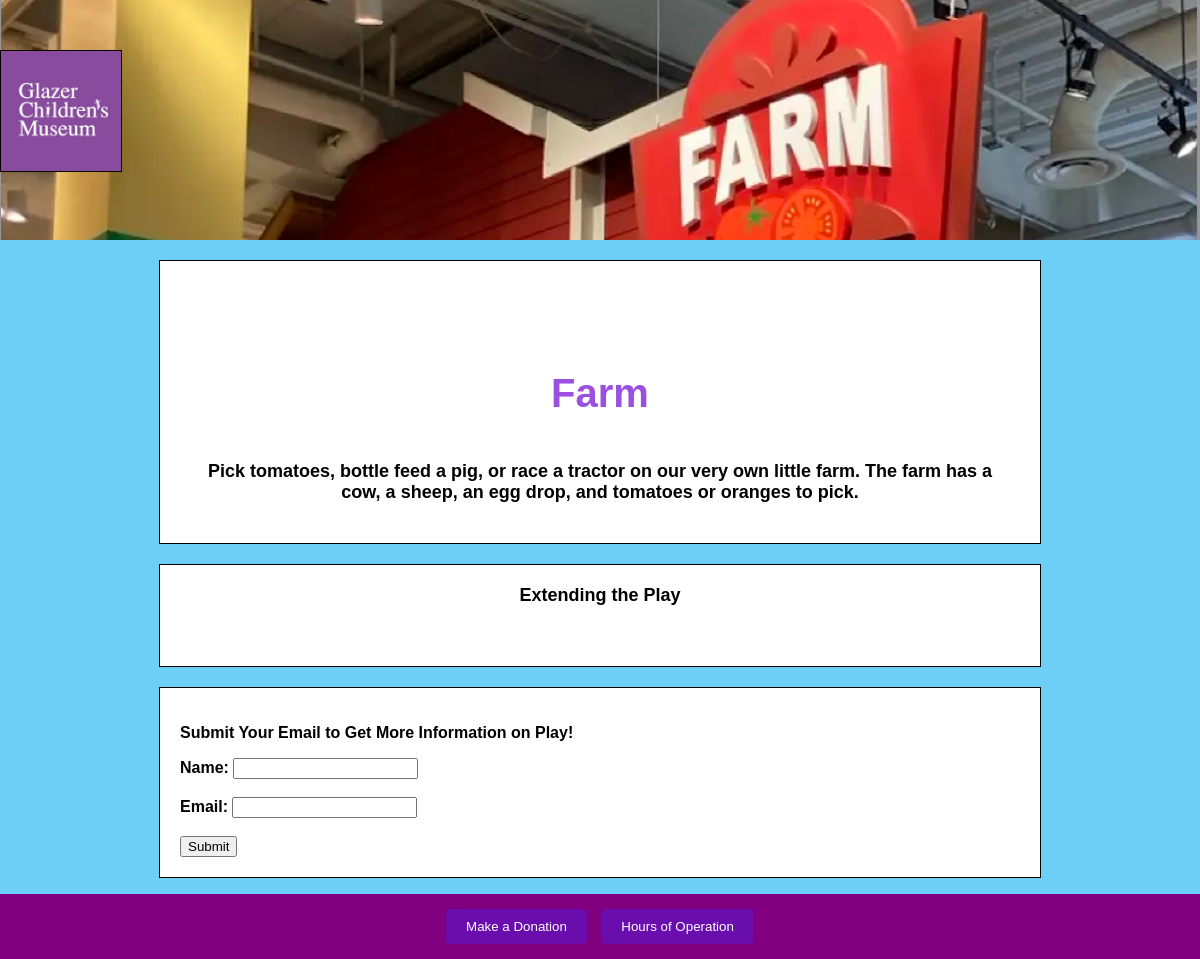
The app's page /csctest/exhibit/25/ with its own data.
### csctest/models.py (models this page shows, shortened)
class Exhibit(models.Model):
    title = models.CharField(max_length=255)
    content = models.TextField()
    additional_content = models.TextField(blank=True, null=True)
    image = models.ImageField(upload_to='html_pages_images/', blank=True, null=True)

### csctest/views.py (the view)
# urls.py: path('exhibit/<int:pk>/', html_view, name='html_view'),
def html_view(request, pk):
    html_page = get_object_or_404(Exhibit, pk=pk)
    return render(request, 'exhibit_template.html', {'html_page': html_page})

### csctest/templates/exhibit_template.html (shortened to what this page needs)
{% load static %}
<!DOCTYPE html>
<html>
<head>
</head>
<body>
    <div class="header">
        <a href="{% url 'homepage_view' %}">
            <div class="home-button"></div>
        </a>
    </div>
    <div class="frame">
        <div id="words">
            <p>{{ html_page.play_type }}<br> <span class="purpletext"><b>{{ html_page.title }}</b></span></p>
        </div>
        <p class="info"><b>{{ html_page.content|safe }}</p>
    </div>
    <div class ="frame">
        <p class = "info">Extending the Play</p>
        <p class="info">{{ html_page.additional_content|safe }}</p>
    </div>
    <div class="frame">
    <form method="post" action="{% url 'submit_feedback' %}">
        <p>Submit Your Email to Get More Information on Play!</p>
        <label for="name">Name:</label>
        <input type="text" id="name" name="name" required><br><br>
        <label for="email">Email:</label>
        <input type="email" id="email" name="email" required><br><br>
        <button type="submit">Submit</button>
    </form>
    </div>
    <div class="footer">
        <button onclick="location.href='https://72839.blackbaudhosting.com/72839/Annual-Fund'">Make a Donation</button>
        <button onclick="location.href='https://glazermuseum.org/visit/#hours'">Hours of Operation</button>
      </div>
</body>
</html>

### records on screen
Exhibit: title "Farm", content "Pick tomatoes, bottle feed a pig, or race a tractor on our very own little farm. The farm has a cow, a sheep, an egg drop, and tomatoes or oranges to pick."
